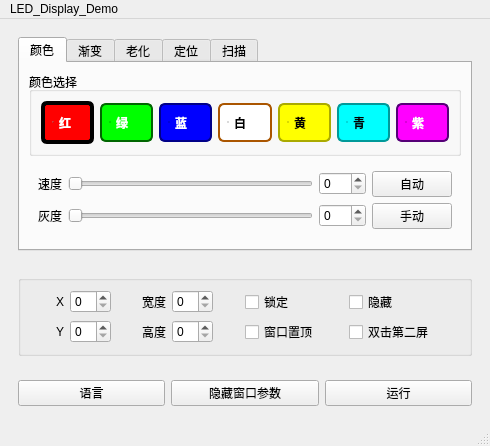
<?xml version="1.0" encoding="UTF-8"?>
<ui version="4.0">
 <class>MainWindow</class>
 <widget class="QMainWindow" name="MainWindow">
  <property name="geometry">
   <rect>
    <x>0</x>
    <y>0</y>
    <width>490</width>
    <height>442</height>
   </rect>
  </property>
  <property name="windowTitle">
   <string>MainWindow</string>
  </property>
  <widget class="QWidget" name="centralwidget">
   <layout class="QVBoxLayout" name="verticalLayout_2">
    <item>
     <widget class="QWidget" name="widget_2" native="true">
      <layout class="QHBoxLayout" name="horizontalLayout">
       <item>
        <widget class="QTabWidget" name="tabWidget">
         <property name="currentIndex">
          <number>0</number>
         </property>
         <widget class="QWidget" name="tab">
          <attribute name="title">
           <string>颜色</string>
          </attribute>
          <layout class="QVBoxLayout" name="verticalLayout">
           <item>
            <widget class="QGroupBox" name="groupBox_Color_Selector">
             <property name="title">
              <string>颜色选择</string>
             </property>
             <layout class="QGridLayout" name="gridLayout">
              <item row="0" column="0">
               <widget class="QRadioButton" name="radioButton_red">
                <property name="styleSheet">
                 <string notr="true">QRadioButton {
    background-color: #ff0000;
    color: white;
    border: 2px solid #880000;
    border-radius: 6px;
    padding: 8px;
    font-weight: bold;
}
QRadioButton:checked {
    border: 4px solid black;
}
QRadioButton::indicator {
    width: 0;
    height: 0;
}
</string>
                </property>
                <property name="text">
                 <string>红</string>
                </property>
                <property name="checked">
                 <bool>true</bool>
                </property>
               </widget>
              </item>
              <item row="0" column="9">
               <widget class="QRadioButton" name="radioButton_purple">
                <property name="styleSheet">
                 <string notr="true">QRadioButton {
    background-color: #ff00ff;
    color: white;
    border: 2px solid #550077;
    border-radius: 6px;
    padding: 8px;
    font-weight: bold;
}
QRadioButton:checked {
    border: 4px solid black;
}
QRadioButton::indicator {
    width: 0;
    height: 0;
}
</string>
                </property>
                <property name="text">
                 <string>紫</string>
                </property>
               </widget>
              </item>
              <item row="0" column="5">
               <widget class="QRadioButton" name="radioButton_yellow">
                <property name="styleSheet">
                 <string notr="true">QRadioButton {
    background-color: #ffff00;
    color: black;
    border: 2px solid #aaaa00;
    border-radius: 6px;
    padding: 8px;
    font-weight: bold;
}
QRadioButton:checked {
    border: 4px solid black;
}
QRadioButton::indicator {
    width: 0;
    height: 0;
}
</string>
                </property>
                <property name="text">
                 <string>黄</string>
                </property>
               </widget>
              </item>
              <item row="0" column="3">
               <widget class="QRadioButton" name="radioButton_white">
                <property name="styleSheet">
                 <string notr="true">QRadioButton {
    background-color: #ffffff;
    color: black;
    border: 2px solid #aa5500;
    border-radius: 6px;
    padding: 8px;
    font-weight: bold;
}
QRadioButton:checked {
    border: 4px solid black;
}
QRadioButton::indicator {
    width: 0;
    height: 0;
}
</string>
                </property>
                <property name="text">
                 <string>白</string>
                </property>
               </widget>
              </item>
              <item row="0" column="1">
               <widget class="QRadioButton" name="radioButton_green">
                <property name="styleSheet">
                 <string notr="true">QRadioButton {
    background-color: #00ff00;
    color: white;
    border: 2px solid #006600;
    border-radius: 6px;
    padding: 8px;
    font-weight: bold;
}
QRadioButton:checked {
    border: 4px solid black;
}
QRadioButton::indicator {
    width: 0;
    height: 0;
}
</string>
                </property>
                <property name="text">
                 <string>绿</string>
                </property>
               </widget>
              </item>
              <item row="0" column="7">
               <widget class="QRadioButton" name="radioButton_cyan">
                <property name="styleSheet">
                 <string notr="true">QRadioButton {
    background-color: #00ffff;
    color: black;
    border: 2px solid #009999;
    border-radius: 6px;
    padding: 8px;
    font-weight: bold;
}
QRadioButton:checked {
    border: 4px solid black;
}
QRadioButton::indicator {
    width: 0;
    height: 0;
}
</string>
                </property>
                <property name="text">
                 <string>青</string>
                </property>
               </widget>
              </item>
              <item row="0" column="2">
               <widget class="QRadioButton" name="radioButton_blue">
                <property name="styleSheet">
                 <string notr="true">QRadioButton {
    background-color: #0000ff;
    color: white;
    border: 2px solid #000088;
    border-radius: 6px;
    padding: 8px;
    font-weight: bold;
}
QRadioButton:checked {
    border: 4px solid black;
}
QRadioButton::indicator {
    width: 0;
    height: 0;
}
</string>
                </property>
                <property name="text">
                 <string>蓝</string>
                </property>
               </widget>
              </item>
             </layout>
            </widget>
           </item>
           <item>
            <widget class="QWidget" name="widget_4" native="true">
             <layout class="QGridLayout" name="gridLayout_4">
              <item row="3" column="3">
               <widget class="QPushButton" name="pushButton_color_change_fix">
                <property name="text">
                 <string>手动</string>
                </property>
               </widget>
              </item>
              <item row="1" column="3">
               <widget class="QPushButton" name="pushButton_color_change_auto">
                <property name="text">
                 <string>自动</string>
                </property>
               </widget>
              </item>
              <item row="1" column="0">
               <widget class="QLabel" name="label_5">
                <property name="text">
                 <string>速度</string>
                </property>
               </widget>
              </item>
              <item row="1" column="1">
               <widget class="QSlider" name="horizontalSlider_speed">
                <property name="orientation">
                 <enum>Qt::Orientation::Horizontal</enum>
                </property>
               </widget>
              </item>
              <item row="3" column="0">
               <widget class="QLabel" name="label_6">
                <property name="text">
                 <string>灰度</string>
                </property>
               </widget>
              </item>
              <item row="3" column="1">
               <widget class="QSlider" name="horizontalSlider_brightness">
                <property name="maximum">
                 <number>255</number>
                </property>
                <property name="value">
                 <number>0</number>
                </property>
                <property name="orientation">
                 <enum>Qt::Orientation::Horizontal</enum>
                </property>
               </widget>
              </item>
              <item row="3" column="2">
               <widget class="QSpinBox" name="spinBox_brightness">
                <property name="maximum">
                 <number>255</number>
                </property>
                <property name="value">
                 <number>0</number>
                </property>
               </widget>
              </item>
              <item row="1" column="2">
               <widget class="QSpinBox" name="spinBox_speed"/>
              </item>
             </layout>
            </widget>
           </item>
          </layout>
         </widget>
         <widget class="QWidget" name="tab_2">
          <attribute name="title">
           <string>渐变</string>
          </attribute>
         </widget>
         <widget class="QWidget" name="tab_3">
          <attribute name="title">
           <string>老化</string>
          </attribute>
         </widget>
         <widget class="QWidget" name="tab_4">
          <attribute name="title">
           <string>定位</string>
          </attribute>
         </widget>
         <widget class="QWidget" name="tab_5">
          <attribute name="title">
           <string>扫描</string>
          </attribute>
         </widget>
        </widget>
       </item>
      </layout>
     </widget>
    </item>
    <item>
     <widget class="QWidget" name="widget" native="true">
      <layout class="QGridLayout" name="gridLayout_2">
       <item row="1" column="1">
        <widget class="QGroupBox" name="groupBox">
         <property name="title">
          <string/>
         </property>
         <layout class="QGridLayout" name="gridLayout_3">
          <item row="0" column="3">
           <spacer name="horizontalSpacer_2">
            <property name="orientation">
             <enum>Qt::Orientation::Horizontal</enum>
            </property>
            <property name="sizeHint" stdset="0">
             <size>
              <width>40</width>
              <height>20</height>
             </size>
            </property>
           </spacer>
          </item>
          <item row="6" column="5">
           <widget class="QSpinBox" name="spinBox_hight"/>
          </item>
          <item row="6" column="4">
           <widget class="QLabel" name="label_hight">
            <property name="text">
             <string>高度</string>
            </property>
           </widget>
          </item>
          <item row="6" column="2">
           <widget class="QSpinBox" name="spinBox_y_value"/>
          </item>
          <item row="6" column="1">
           <widget class="QLabel" name="label_window_pos_y">
            <property name="text">
             <string>Y</string>
            </property>
           </widget>
          </item>
          <item row="0" column="9">
           <spacer name="horizontalSpacer_4">
            <property name="orientation">
             <enum>Qt::Orientation::Horizontal</enum>
            </property>
            <property name="sizeHint" stdset="0">
             <size>
              <width>40</width>
              <height>20</height>
             </size>
            </property>
           </spacer>
          </item>
          <item row="0" column="0">
           <spacer name="horizontalSpacer">
            <property name="orientation">
             <enum>Qt::Orientation::Horizontal</enum>
            </property>
            <property name="sizeHint" stdset="0">
             <size>
              <width>40</width>
              <height>20</height>
             </size>
            </property>
           </spacer>
          </item>
          <item row="0" column="5">
           <widget class="QSpinBox" name="spinBox_width"/>
          </item>
          <item row="0" column="8">
           <widget class="QCheckBox" name="checkBox_lock">
            <property name="text">
             <string>锁定</string>
            </property>
           </widget>
          </item>
          <item row="6" column="8">
           <widget class="QCheckBox" name="checkBox_windowTopMost">
            <property name="text">
             <string>窗口置顶</string>
            </property>
           </widget>
          </item>
          <item row="0" column="4">
           <widget class="QLabel" name="label_width">
            <property name="text">
             <string>宽度</string>
            </property>
           </widget>
          </item>
          <item row="0" column="2">
           <widget class="QSpinBox" name="spinBox_x_value"/>
          </item>
          <item row="6" column="10">
           <widget class="QCheckBox" name="checkBox_double_fullScreen">
            <property name="text">
             <string>双击第二屏</string>
            </property>
           </widget>
          </item>
          <item row="0" column="1">
           <widget class="QLabel" name="label_window_pos_x">
            <property name="text">
             <string>X</string>
            </property>
           </widget>
          </item>
          <item row="0" column="10">
           <widget class="QCheckBox" name="checkBox_hide">
            <property name="text">
             <string>隐藏</string>
            </property>
           </widget>
          </item>
          <item row="0" column="6">
           <spacer name="horizontalSpacer_3">
            <property name="orientation">
             <enum>Qt::Orientation::Horizontal</enum>
            </property>
            <property name="sizeHint" stdset="0">
             <size>
              <width>40</width>
              <height>20</height>
             </size>
            </property>
           </spacer>
          </item>
          <item row="0" column="11">
           <spacer name="horizontalSpacer_9">
            <property name="orientation">
             <enum>Qt::Orientation::Horizontal</enum>
            </property>
            <property name="sizeHint" stdset="0">
             <size>
              <width>40</width>
              <height>20</height>
             </size>
            </property>
           </spacer>
          </item>
         </layout>
        </widget>
       </item>
      </layout>
     </widget>
    </item>
    <item>
     <widget class="QWidget" name="widget_3" native="true">
      <layout class="QHBoxLayout" name="horizontalLayout_2">
       <item>
        <widget class="QPushButton" name="pushButton_language">
         <property name="text">
          <string>语言</string>
         </property>
        </widget>
       </item>
       <item>
        <widget class="QPushButton" name="pushButton_hide_config">
         <property name="text">
          <string>隐藏窗口参数</string>
         </property>
        </widget>
       </item>
       <item>
        <widget class="QPushButton" name="pushButton_run_space">
         <property name="text">
          <string>运行</string>
         </property>
        </widget>
       </item>
      </layout>
     </widget>
    </item>
   </layout>
  </widget>
  <widget class="QMenuBar" name="menubar">
   <property name="geometry">
    <rect>
     <x>0</x>
     <y>0</y>
     <width>490</width>
     <height>21</height>
    </rect>
   </property>
   <widget class="QMenu" name="menuLED_Display_Demo">
    <property name="title">
     <string>LED_Display_Demo</string>
    </property>
   </widget>
   <addaction name="menuLED_Display_Demo"/>
  </widget>
  <widget class="QStatusBar" name="statusbar"/>
 </widget>
 <resources/>
 <connections/>
</ui>
